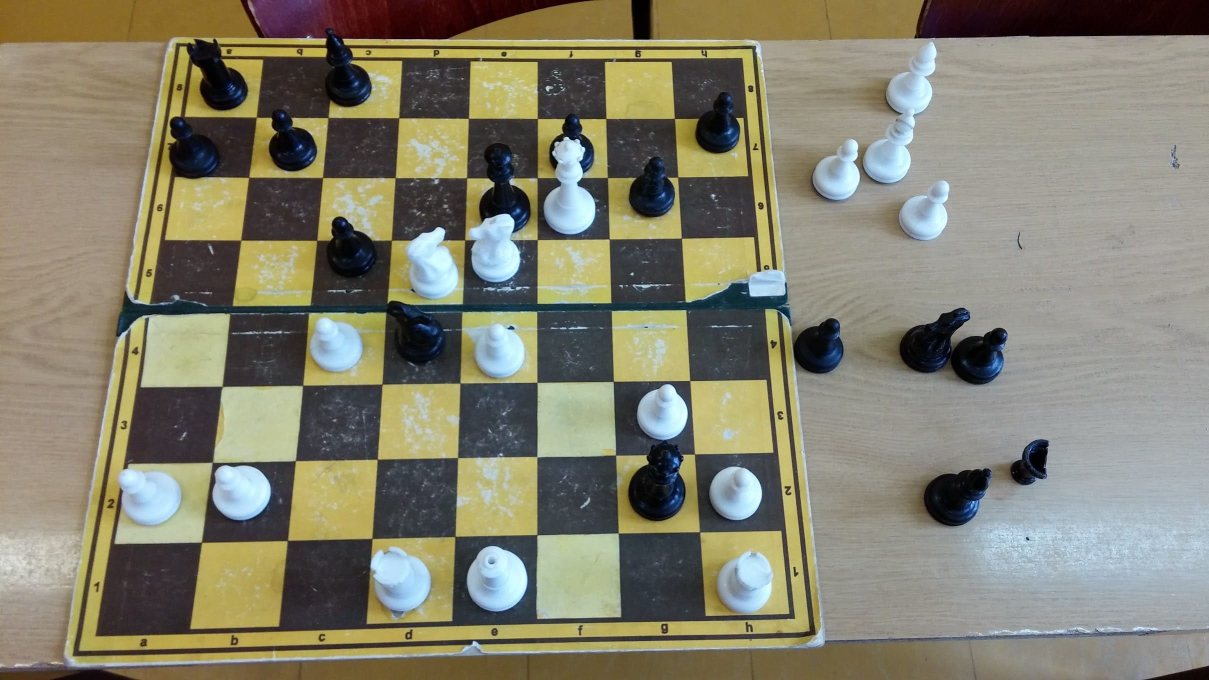
#> input picture test/in/1.jpg, 2418 x 1360 px, given in place of Bonus Long Video Label.mp4, which was not available (shown at 1/2 size)
$ jupyter execute frame_extraction.ipynb
#> lines starting #> are read from the running program, lines starting #| are printed output that depends on the picture; after the words box and inside, x2 and y2 are one past the last pixel; in counts of white or black regions, pixels touching at a corner belong together; pictures that were not available may be replaced by others from this repository, and a replacement may not be noted
[cell 1]
import os
import cv2
import torch
import numpy as np
from tqdm import tqdm
from PIL import Image, ImageChops
from torchvision.models import vgg16
from torchvision import transforms
import matplotlib.pyplot as plt
import mediapipe as mp

class ChessboardFrameExtractorV3:
    def __init__(self, video_path, output_folder):
        self.video_path = video_path
        self.output_folder = output_folder
        self.mp_hands = mp.solutions.hands

        os.makedirs(output_folder, exist_ok=True)

    # [16 lines left out: function is_significant_change, not called in this run]

    def is_hand_in_image(self, image):
        image_rgb = cv2.cvtColor(image, cv2.COLOR_BGR2RGB)
        with self.mp_hands.Hands(
            static_image_mode=False,
            max_num_hands=2,
            min_detection_confidence=0.5
        ) as hands:
            results = hands.process(image_rgb)
            return results.multi_hand_landmarks is not None

    def detect_and_crop_chessboard(self, frame):
        height, width = frame.shape[:2]
        border_x = int(width * 0.05) * 1
        border_y = int(height * 0.05) * 1
        image_noborder = frame[border_y:height-border_y, border_x:width-border_x]
        gray = cv2.cvtColor(image_noborder, cv2.COLOR_BGR2GRAY)
        blurred = cv2.GaussianBlur(gray, (5, 5), 0)
        thresh = cv2.adaptiveThreshold(blurred, 255, cv2.ADAPTIVE_THRESH_GAUSSIAN_C,
                                       cv2.THRESH_BINARY, 11, 2)
        contours, _ = cv2.findContours(thresh, cv2.RETR_EXTERNAL, cv2.CHAIN_APPROX_SIMPLE)
        contours = sorted(contours, key=cv2.contourArea, reverse=True)

        chessboard_contour = None
        for contour in contours[:5]:
            perimeter = cv2.arcLength(contour, True)
            approx = cv2.approxPolyDP(contour, 0.02 * perimeter, True)
            if len(approx) == 4:
                x, y, w, h = cv2.boundingRect(approx)
                aspect_ratio = float(w) / h
                if 0.8 <= aspect_ratio <= 1.2:
                    chessboard_contour = approx
                    break

        if chessboard_contour is not None:
            x, y, w, h = cv2.boundingRect(chessboard_contour)
            padding = 1
            x = max(0, x - padding)
            y = max(0, y - padding)
            w = min(image_noborder.shape[1] - x, w + 2 * padding)
            h = min(image_noborder.shape[0] - y, h + 2 * padding)
            cropped = image_noborder[y:y+h, x:x+w]
            return cropped, True
        return None, False

    def process_video(self):
        cap = cv2.VideoCapture(self.video_path)
        if not cap.isOpened():
            print("Error: Unable to open the video file.")
            return

        saved_frame_count = 0
        previous_frame = None
        total_frames = int(cap.get(cv2.CAP_PROP_FRAME_COUNT))
        frame_interval = int(cap.get(cv2.CAP_PROP_FPS) // 2)
        print(f'frame_interval: {frame_interval}')


        for frame_count in range(0, total_frames, frame_interval):
            cap.set(cv2.CAP_PROP_POS_FRAMES, frame_count)
            ret, frame = cap.read()

            if not ret or frame is None:
                break

            cropped_frame, success = self.detect_and_crop_chessboard(frame)
            if not success or cropped_frame is None:
                continue

            if self.is_hand_in_image(cropped_frame):
                continue

            if previous_frame is not None:
                if not self.is_significant_change(cropped_frame, previous_frame):
                    # progress_bar.update(1)
                    continue

            current_size = cropped_frame.shape[:2]
            if current_size[0] < 900 or current_size[1] < 900:
                continue

            frame_filename = os.path.join(
                self.output_folder,
                f"chess_frame_{saved_frame_count:05d}.jpg"
            )
            cv2.imwrite(frame_filename, cropped_frame)
            saved_frame_count += 1

            previous_frame = cropped_frame
#> this loop made 1 pass
#> success on pass 1: True
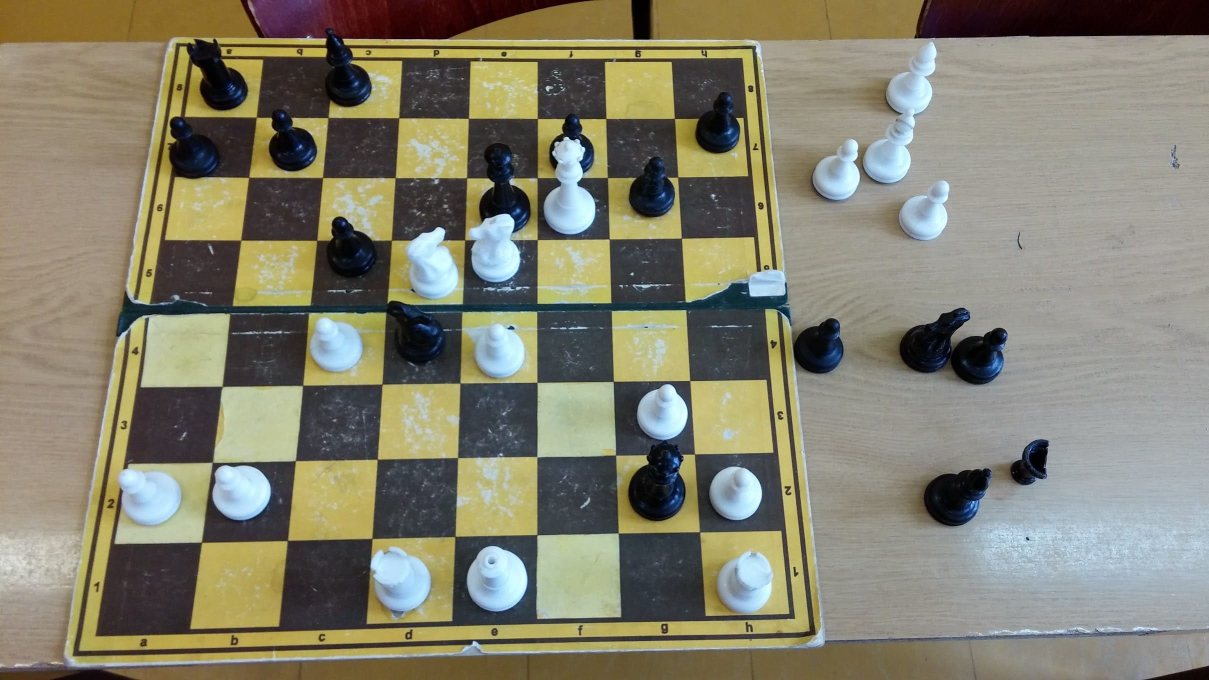
#> input picture test/in/1.jpg, 2418 x 1360 px, given in place of Bonus Long Video Label.mp4, which was not available (shown at 1/2 size)
#> pass 1, in detect_and_crop_chessboard, `image_noborder = frame[border_y:height-border_y, border_x:width-border..`:
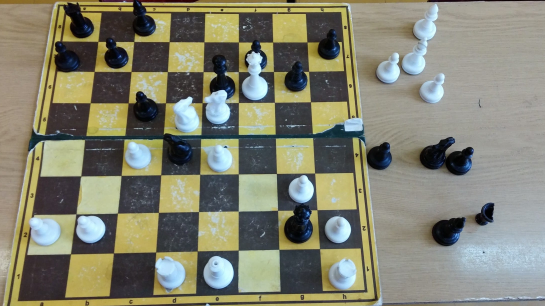
#> image_noborder: shape (1224, 2178, 3) (shown at 1/4 size); mean B, G, R 112.5, 130.4, 130.4
#> pass 1, in detect_and_crop_chessboard, `gray = cv2.cvtColor(image_noborder, cv2.COLOR_BGR2GRAY)`:
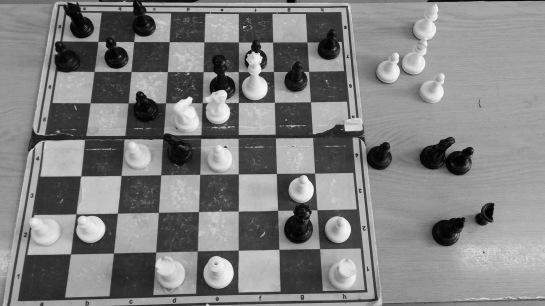
#> gray: shape (1224, 2178) (shown at 1/4 size); min 0, max 251, mean 128.3
#> pass 1, in detect_and_crop_chessboard, `thresh = cv2.adaptiveThreshold(blurred, 255, cv2.ADAPTIVE_THRESH_GAUSS..`:
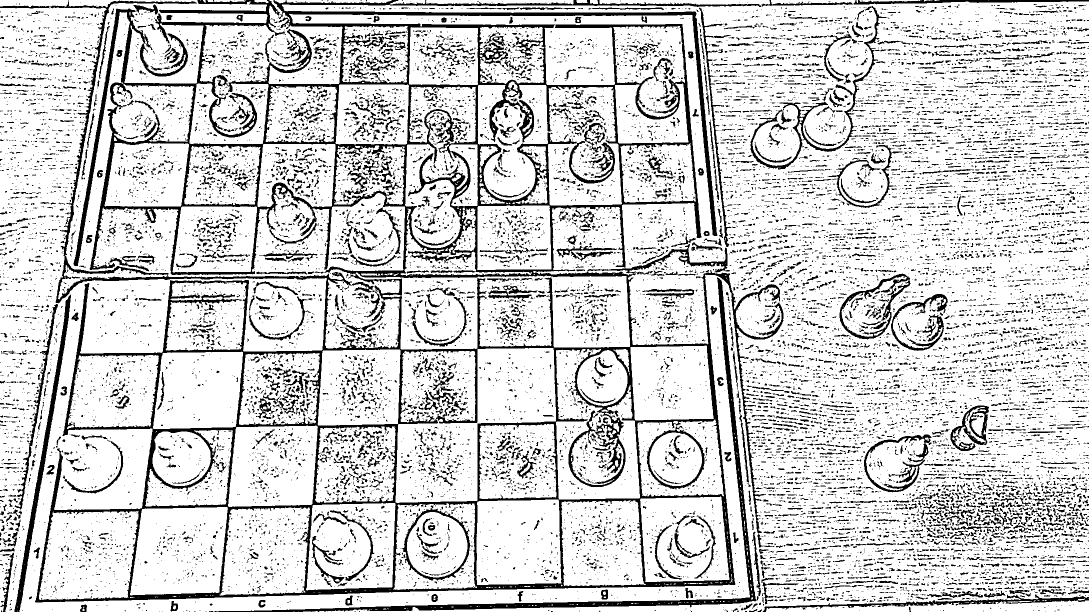
#> thresh: shape (1224, 2178) (shown at 1/2 size); 82.1% white; 18215 black regions (15548 under 20 px), largest, box (x1, y1, x2, y2) and area: (0, 0, 1567, 1205) 189610, (429, 555, 1517, 1224) 14492, (29, 589, 142, 1224) 5958
#> frame is the input picture: shape (1360, 2418, 3); mean B, G, R 110.4, 128.5, 131.1
#> after the loop, saved_frame_count = 0
            # progress_bar.update(1)

        cap.release()
        print(f"Processing complete! Saved {saved_frame_count} frames.")

[cell 2]
video_path = "/content/train/test_videos/Chess Detection Competition/bonus_video/Bonus Long Video Label.mp4"
output_folder = "/content/train/chess_move_images/long_video"

extractor = ChessboardFrameExtractorV3(
    video_path=video_path,
    output_folder=output_folder,
)
extractor.process_video()
#> (the call stopped at in is_hand_in_image, `with self.mp_hands.Hands( static_image_mode=False, max_num_hands=2, mi..`: mediapipe is not available in this run)

$ run again, on test/in/10.jpg
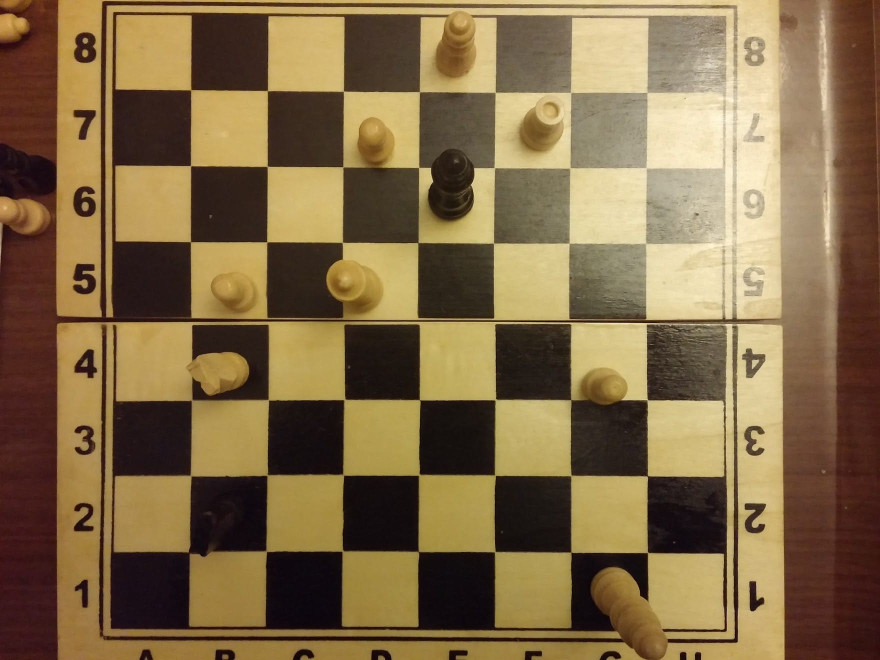
#> input picture test/in/10.jpg, 1760 x 1320 px, given in place of Bonus Long Video Label.mp4, which was not available (shown at 1/2 size)
#> the loop in process_video, `for frame_count in range(0, total_frames, frame_interval):` made 1 pass
#> success on pass 1: True
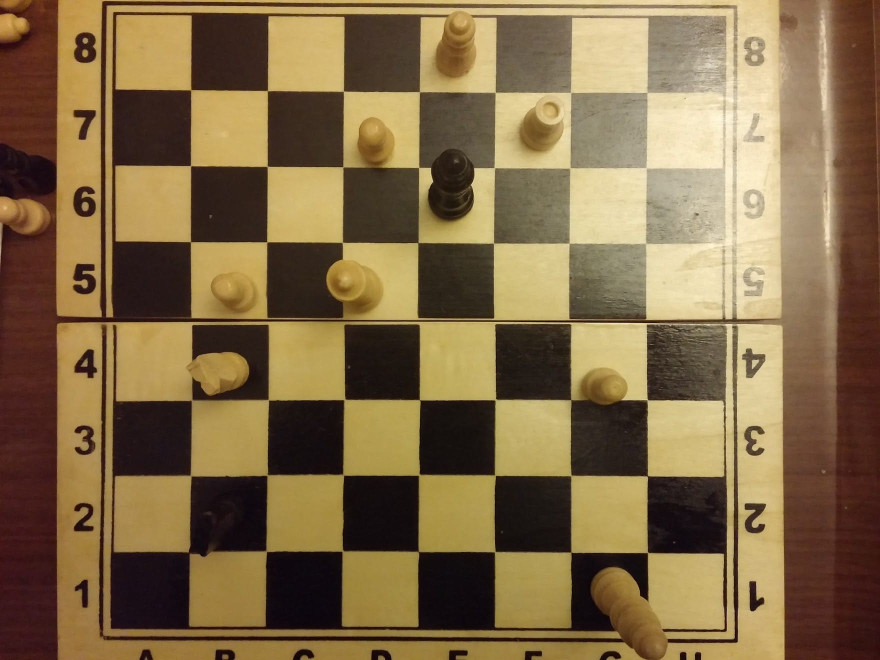
#> input picture test/in/10.jpg, 1760 x 1320 px, given in place of Bonus Long Video Label.mp4, which was not available (shown at 1/2 size)
#> pass 1, in detect_and_crop_chessboard, `gray = cv2.cvtColor(image_noborder, cv2.COLOR_BGR2GRAY)`:
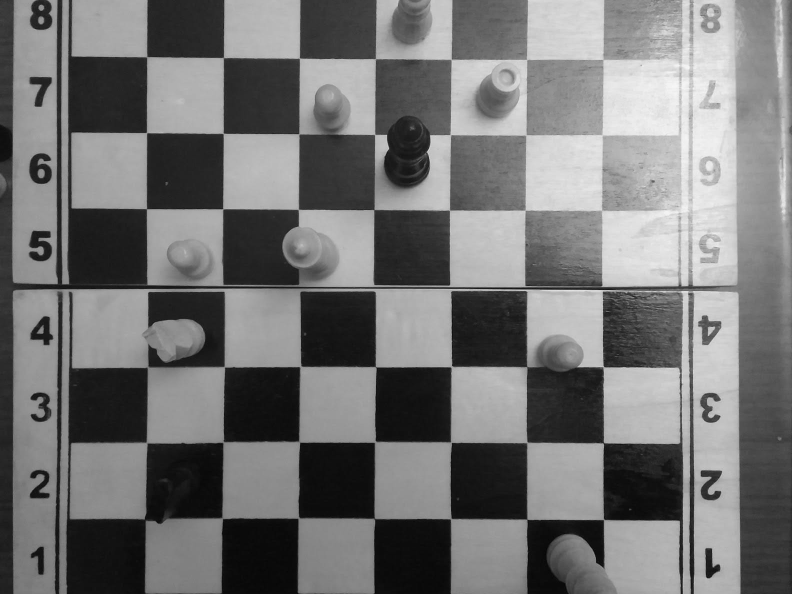
#> gray: shape (1188, 1584) (shown at 1/2 size); min 3, max 249, mean 115.9
#> pass 1, in detect_and_crop_chessboard, `thresh = cv2.adaptiveThreshold(blurred, 255, cv2.ADAPTIVE_THRESH_GAUSS..`:
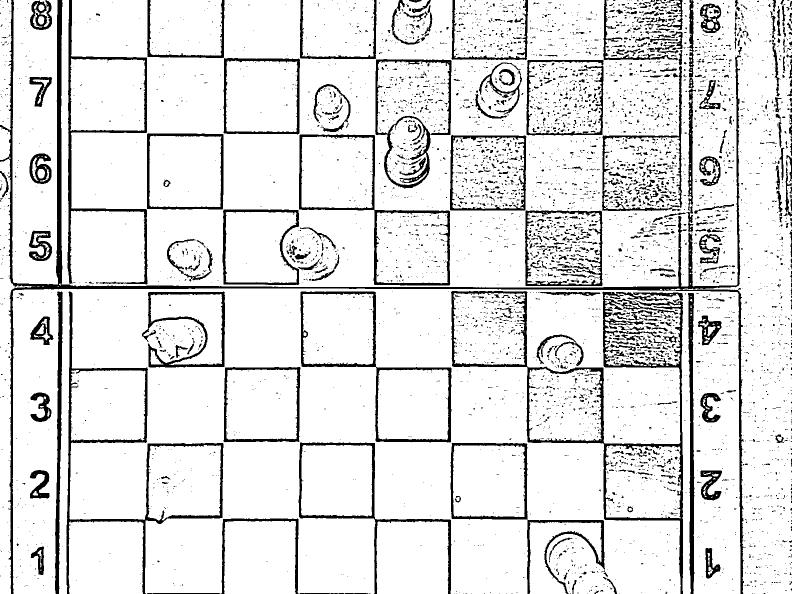
#> thresh: shape (1188, 1584) (shown at 1/2 size); 88.5% white; 5387 black regions (4780 under 20 px), largest, box (x1, y1, x2, y2) and area: (0, 0, 1492, 1188) 32717, (902, 582, 1366, 1188) 17260, (133, 583, 447, 1188) 10112
#> in process_video, frame is the input picture: shape (1320, 1760, 3); mean B, G, R 71.5, 107.2, 130
#> after the loop in process_video, `for frame_count in range(0, total_frames, frame_interval):`: saved_frame_count = 0

$ run again, on test/in/13.jpg
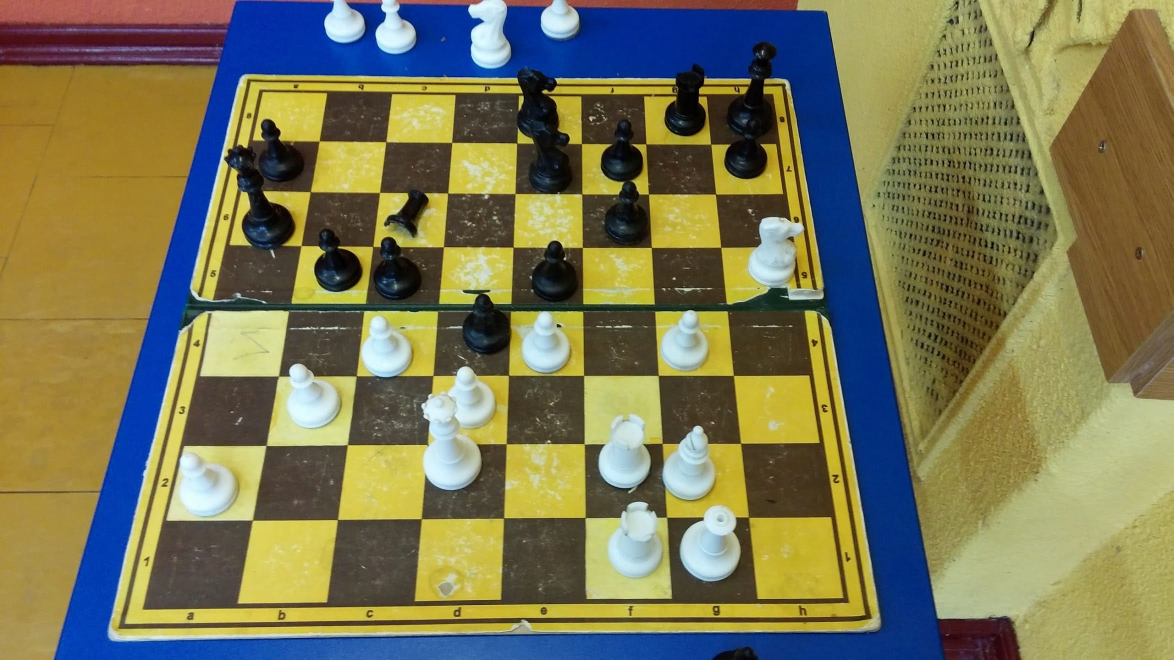
#> input picture test/in/13.jpg, 2347 x 1320 px, given in place of Bonus Long Video Label.mp4, which was not available (shown at 1/2 size)
#> the loop in process_video, `for frame_count in range(0, total_frames, frame_interval):` made 1 pass
#> success on pass 1: False
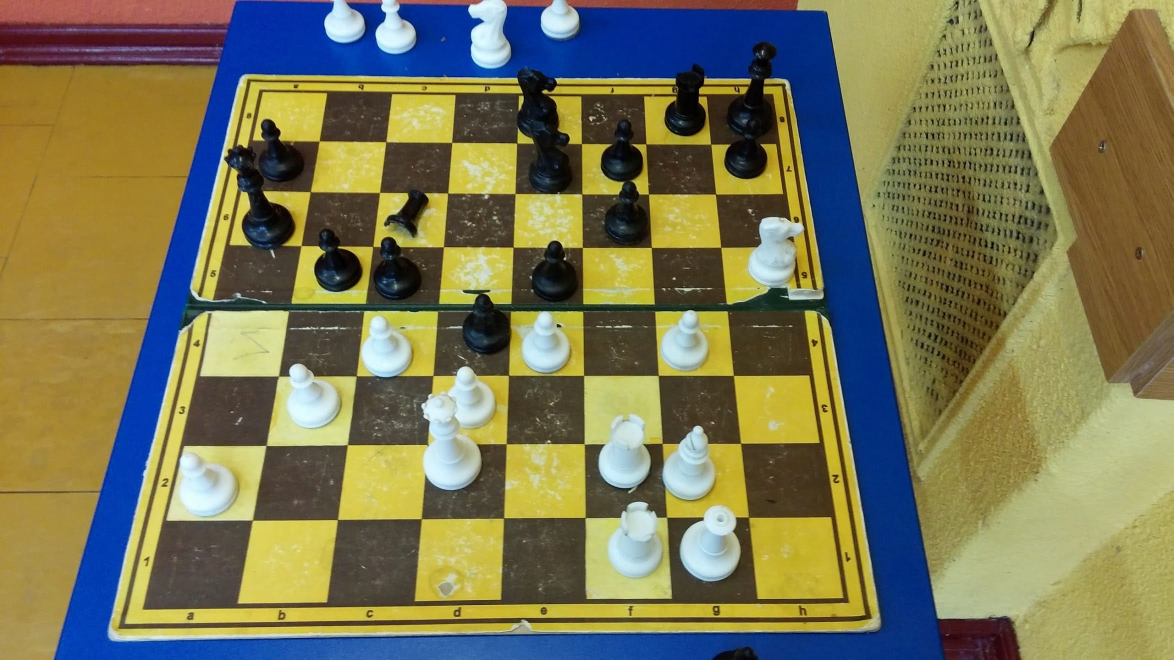
#> input picture test/in/13.jpg, 2347 x 1320 px, given in place of Bonus Long Video Label.mp4, which was not available (shown at 1/2 size)
#> pass 1, in detect_and_crop_chessboard, `gray = cv2.cvtColor(image_noborder, cv2.COLOR_BGR2GRAY)`:
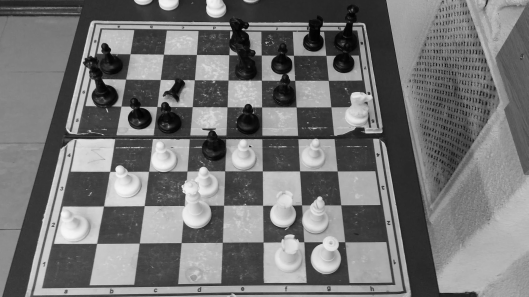
#> gray: shape (1188, 2113) (shown at 1/4 size); min 0, max 253, mean 116
#> pass 1, in detect_and_crop_chessboard, `thresh = cv2.adaptiveThreshold(blurred, 255, cv2.ADAPTIVE_THRESH_GAUSS..`:
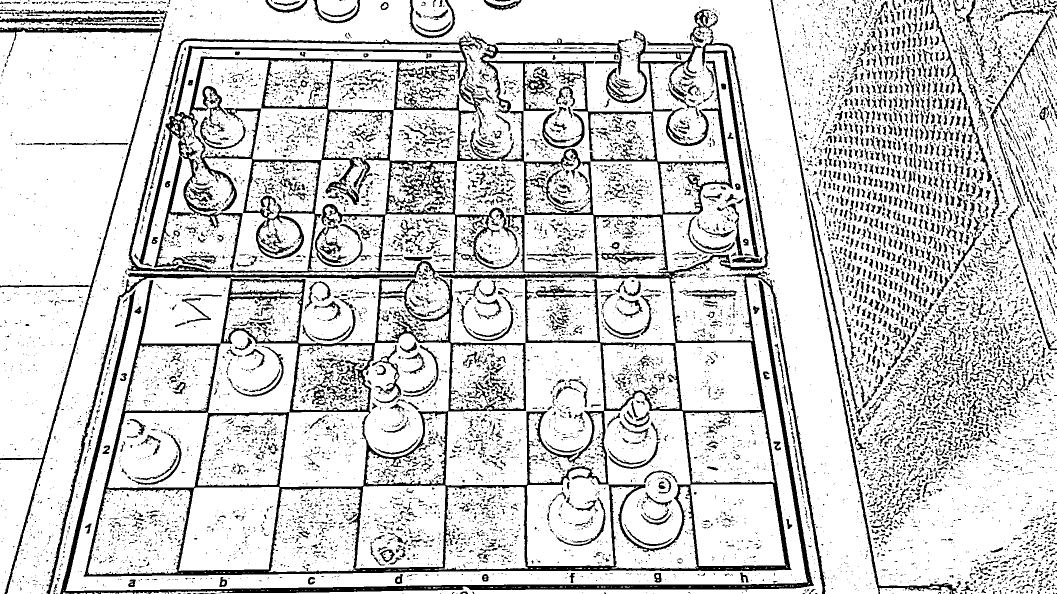
#> thresh: shape (1188, 2113) (shown at 1/2 size); 82% white; 12434 black regions (9998 under 20 px), largest, box (x1, y1, x2, y2) and area: (93, 19, 1652, 1188) 176967, (120, 560, 1628, 1188) 23317, (0, 46, 329, 1188) 8891
#> in process_video, frame is the input picture: shape (1320, 2347, 3); mean B, G, R 84.2, 119, 121.6
#> after the loop in process_video, `for frame_count in range(0, total_frames, frame_interval):`: saved_frame_count = 0
#| Processing complete! Saved 0 frames.
